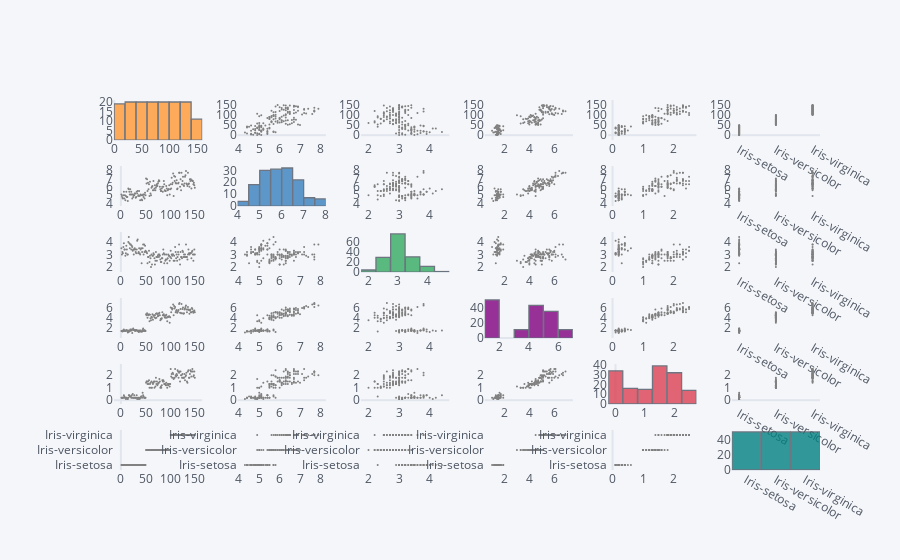

This figure's notebook cell:
### Code cell
df.scatter_matrix()

### Figure 1 — Plotly figure (JSON) as saved in the notebook; plotly's stock layout.template omitted (floating-point values rounded to 4 significant figures; data arrays with more than 128 entries replaced by an {"elided": "..."} marker saying what was removed)
{"data": [{"histfunc": "count", "histnorm": "", "marker": {"color": "rgba(255, 153, 51, 1.0)", "line": {"color": "#4D5663", "width": 1.3}}, "name": "Id", "nbinsx": 10, "opacity": 0.8, "orientation": "v", "type": "histogram", "x": {"elided": "150 int values"}, "xaxis": "x", "yaxis": "y"}, {"line": {"color": "rgba(128, 128, 128, 1.0)", "dash": "solid", "shape": "linear", "width": 1.3}, "marker": {"size": 2, "symbol": "circle"}, "mode": "markers", "name": "Id", "text": "", "type": "scatter", "x": {"elided": "150 float values"}, "xaxis": "x2", "y": {"elided": "150 int values"}, "yaxis": "y2"}, {"line": {"color": "rgba(128, 128, 128, 1.0)", "dash": "solid", "shape": "linear", "width": 1.3}, "marker": {"size": 2, "symbol": "circle"}, "mode": "markers", "name": "Id", "text": "", "type": "scatter", "x": {"elided": "150 float values"}, "xaxis": "x3", "y": {"elided": "150 int values"}, "yaxis": "y3"}, {"line": {"color": "rgba(128, 128, 128, 1.0)", "dash": "solid", "shape": "linear", "width": 1.3}, "marker": {"size": 2, "symbol": "circle"}, "mode": "markers", "name": "Id", "text": "", "type": "scatter", "x": {"elided": "150 float values"}, "xaxis": "x4", "y": {"elided": "150 int values"}, "yaxis": "y4"}, {"line": {"color": "rgba(128, 128, 128, 1.0)", "dash": "solid", "shape": "linear", "width": 1.3}, "marker": {"size": 2, "symbol": "circle"}, "mode": "markers", "name": "Id", "text": "", "type": "scatter", "x": {"elided": "150 float values"}, "xaxis": "x5", "y": {"elided": "150 int values"}, "yaxis": "y5"}, {"line": {"color": "rgba(128, 128, 128, 1.0)", "dash": "solid", "shape": "linear", "width": 1.3}, "marker": {"size": 2, "symbol": "circle"}, "mode": "markers", "name": "Id", "text": "", "type": "scatter", "x": {"elided": "150 str values"}, "xaxis": "x6", "y": {"elided": "150 int values"}, "yaxis": "y6"}, {"line": {"color": "rgba(128, 128, 128, 1.0)", "dash": "solid", "shape": "linear", "width": 1.3}, "marker": {"size": 2, "symbol": "circle"}, "mode": "markers", "name": "SepalLengthCm", "text": "", "type": "scatter", "x": {"elided": "150 int values"}, "xaxis": "x7", "y": {"elided": "150 float values"}, "yaxis": "y7"}, {"histfunc": "count", "histnorm": "", "marker": {"color": "rgba(55, 128, 191, 1.0)", "line": {"color": "#4D5663", "width": 1.3}}, "name": "SepalLengthCm", "nbinsx": 10, "opacity": 0.8, "orientation": "v", "type": "histogram", "x": {"elided": "150 float values"}, "xaxis": "x8", "yaxis": "y8"}, {"line": {"color": "rgba(128, 128, 128, 1.0)", "dash": "solid", "shape": "linear", "width": 1.3}, "marker": {"size": 2, "symbol": "circle"}, "mode": "markers", "name": "SepalLengthCm", "text": "", "type": "scatter", "x": {"elided": "150 float values"}, "xaxis": "x9", "y": {"elided": "150 float values"}, "yaxis": "y9"}, {"line": {"color": "rgba(128, 128, 128, 1.0)", "dash": "solid", "shape": "linear", "width": 1.3}, "marker": {"size": 2, "symbol": "circle"}, "mode": "markers", "name": "SepalLengthCm", "text": "", "type": "scatter", "x": {"elided": "150 float values"}, "xaxis": "x10", "y": {"elided": "150 float values"}, "yaxis": "y10"}, {"line": {"color": "rgba(128, 128, 128, 1.0)", "dash": "solid", "shape": "linear", "width": 1.3}, "marker": {"size": 2, "symbol": "circle"}, "mode": "markers", "name": "SepalLengthCm", "text": "", "type": "scatter", "x": {"elided": "150 float values"}, "xaxis": "x11", "y": {"elided": "150 float values"}, "yaxis": "y11"}, {"line": {"color": "rgba(128, 128, 128, 1.0)", "dash": "solid", "shape": "linear", "width": 1.3}, "marker": {"size": 2, "symbol": "circle"}, "mode": "markers", "name": "SepalLengthCm", "text": "", "type": "scatter", "x": {"elided": "150 str values"}, "xaxis": "x12", "y": {"elided": "150 float values"}, "yaxis": "y12"}, {"line": {"color": "rgba(128, 128, 128, 1.0)", "dash": "solid", "shape": "linear", "width": 1.3}, "marker": {"size": 2, "symbol": "circle"}, "mode": "markers", "name": "SepalWidthCm", "text": "", "type": "scatter", "x": {"elided": "150 int values"}, "xaxis": "x13", "y": {"elided": "150 float values"}, "yaxis": "y13"}, {"line": {"color": "rgba(128, 128, 128, 1.0)", "dash": "solid", "shape": "linear", "width": 1.3}, "marker": {"size": 2, "symbol": "circle"}, "mode": "markers", "name": "SepalWidthCm", "text": "", "type": "scatter", "x": {"elided": "150 float values"}, "xaxis": "x14", "y": {"elided": "150 float values"}, "yaxis": "y14"}, {"histfunc": "count", "histnorm": "", "marker": {"color": "rgba(50, 171, 96, 1.0)", "line": {"color": "#4D5663", "width": 1.3}}, "name": "SepalWidthCm", "nbinsx": 10, "opacity": 0.8, "orientation": "v", "type": "histogram", "x": {"elided": "150 float values"}, "xaxis": "x15", "yaxis": "y15"}, {"line": {"color": "rgba(128, 128, 128, 1.0)", "dash": "solid", "shape": "linear", "width": 1.3}, "marker": {"size": 2, "symbol": "circle"}, "mode": "markers", "name": "SepalWidthCm", "text": "", "type": "scatter", "x": {"elided": "150 float values"}, "xaxis": "x16", "y": {"elided": "150 float values"}, "yaxis": "y16"}, {"line": {"color": "rgba(128, 128, 128, 1.0)", "dash": "solid", "shape": "linear", "width": 1.3}, "marker": {"size": 2, "symbol": "circle"}, "mode": "markers", "name": "SepalWidthCm", "text": "", "type": "scatter", "x": {"elided": "150 float values"}, "xaxis": "x17", "y": {"elided": "150 float values"}, "yaxis": "y17"}, {"line": {"color": "rgba(128, 128, 128, 1.0)", "dash": "solid", "shape": "linear", "width": 1.3}, "marker": {"size": 2, "symbol": "circle"}, "mode": "markers", "name": "SepalWidthCm", "text": "", "type": "scatter", "x": {"elided": "150 str values"}, "xaxis": "x18", "y": {"elided": "150 float values"}, "yaxis": "y18"}, {"line": {"color": "rgba(128, 128, 128, 1.0)", "dash": "solid", "shape": "linear", "width": 1.3}, "marker": {"size": 2, "symbol": "circle"}, "mode": "markers", "name": "PetalLengthCm", "text": "", "type": "scatter", "x": {"elided": "150 int values"}, "xaxis": "x19", "y": {"elided": "150 float values"}, "yaxis": "y19"}, {"line": {"color": "rgba(128, 128, 128, 1.0)", "dash": "solid", "shape": "linear", "width": 1.3}, "marker": {"size": 2, "symbol": "circle"}, "mode": "markers", "name": "PetalLengthCm", "text": "", "type": "scatter", "x": {"elided": "150 float values"}, "xaxis": "x20", "y": {"elided": "150 float values"}, "yaxis": "y20"}, {"line": {"color": "rgba(128, 128, 128, 1.0)", "dash": "solid", "shape": "linear", "width": 1.3}, "marker": {"size": 2, "symbol": "circle"}, "mode": "markers", "name": "PetalLengthCm", "text": "", "type": "scatter", "x": {"elided": "150 float values"}, "xaxis": "x21", "y": {"elided": "150 float values"}, "yaxis": "y21"}, {"histfunc": "count", "histnorm": "", "marker": {"color": "rgba(128, 0, 128, 1.0)", "line": {"color": "#4D5663", "width": 1.3}}, "name": "PetalLengthCm", "nbinsx": 10, "opacity": 0.8, "orientation": "v", "type": "histogram", "x": {"elided": "150 float values"}, "xaxis": "x22", "yaxis": "y22"}, {"line": {"color": "rgba(128, 128, 128, 1.0)", "dash": "solid", "shape": "linear", "width": 1.3}, "marker": {"size": 2, "symbol": "circle"}, "mode": "markers", "name": "PetalLengthCm", "text": "", "type": "scatter", "x": {"elided": "150 float values"}, "xaxis": "x23", "y": {"elided": "150 float values"}, "yaxis": "y23"}, {"line": {"color": "rgba(128, 128, 128, 1.0)", "dash": "solid", "shape": "linear", "width": 1.3}, "marker": {"size": 2, "symbol": "circle"}, "mode": "markers", "name": "PetalLengthCm", "text": "", "type": "scatter", "x": {"elided": "150 str values"}, "xaxis": "x24", "y": {"elided": "150 float values"}, "yaxis": "y24"}, {"line": {"color": "rgba(128, 128, 128, 1.0)", "dash": "solid", "shape": "linear", "width": 1.3}, "marker": {"size": 2, "symbol": "circle"}, "mode": "markers", "name": "PetalWidthCm", "text": "", "type": "scatter", "x": {"elided": "150 int values"}, "xaxis": "x25", "y": {"elided": "150 float values"}, "yaxis": "y25"}, {"line": {"color": "rgba(128, 128, 128, 1.0)", "dash": "solid", "shape": "linear", "width": 1.3}, "marker": {"size": 2, "symbol": "circle"}, "mode": "markers", "name": "PetalWidthCm", "text": "", "type": "scatter", "x": {"elided": "150 float values"}, "xaxis": "x26", "y": {"elided": "150 float values"}, "yaxis": "y26"}, {"line": {"color": "rgba(128, 128, 128, 1.0)", "dash": "solid", "shape": "linear", "width": 1.3}, "marker": {"size": 2, "symbol": "circle"}, "mode": "markers", "name": "PetalWidthCm", "text": "", "type": "scatter", "x": {"elided": "150 float values"}, "xaxis": "x27", "y": {"elided": "150 float values"}, "yaxis": "y27"}, {"line": {"color": "rgba(128, 128, 128, 1.0)", "dash": "solid", "shape": "linear", "width": 1.3}, "marker": {"size": 2, "symbol": "circle"}, "mode": "markers", "name": "PetalWidthCm", "text": "", "type": "scatter", "x": {"elided": "150 float values"}, "xaxis": "x28", "y": {"elided": "150 float values"}, "yaxis": "y28"}, {"histfunc": "count", "histnorm": "", "marker": {"color": "rgba(219, 64, 82, 1.0)", "line": {"color": "#4D5663", "width": 1.3}}, "name": "PetalWidthCm", "nbinsx": 10, "opacity": 0.8, "orientation": "v", "type": "histogram", "x": {"elided": "150 float values"}, "xaxis": "x29", "yaxis": "y29"}, {"line": {"color": "rgba(128, 128, 128, 1.0)", "dash": "solid", "shape": "linear", "width": 1.3}, "marker": {"size": 2, "symbol": "circle"}, "mode": "markers", "name": "PetalWidthCm", "text": "", "type": "scatter", "x": {"elided": "150 str values"}, "xaxis": "x30", "y": {"elided": "150 float values"}, "yaxis": "y30"}, {"line": {"color": "rgba(128, 128, 128, 1.0)", "dash": "solid", "shape": "linear", "width": 1.3}, "marker": {"size": 2, "symbol": "circle"}, "mode": "markers", "name": "Species", "text": "", "type": "scatter", "x": {"elided": "150 int values"}, "xaxis": "x31", "y": {"elided": "150 str values"}, "yaxis": "y31"}, {"line": {"color": "rgba(128, 128, 128, 1.0)", "dash": "solid", "shape": "linear", "width": 1.3}, "marker": {"size": 2, "symbol": "circle"}, "mode": "markers", "name": "Species", "text": "", "type": "scatter", "x": {"elided": "150 float values"}, "xaxis": "x32", "y": {"elided": "150 str values"}, "yaxis": "y32"}, {"line": {"color": "rgba(128, 128, 128, 1.0)", "dash": "solid", "shape": "linear", "width": 1.3}, "marker": {"size": 2, "symbol": "circle"}, "mode": "markers", "name": "Species", "text": "", "type": "scatter", "x": {"elided": "150 float values"}, "xaxis": "x33", "y": {"elided": "150 str values"}, "yaxis": "y33"}, {"line": {"color": "rgba(128, 128, 128, 1.0)", "dash": "solid", "shape": "linear", "width": 1.3}, "marker": {"size": 2, "symbol": "circle"}, "mode": "markers", "name": "Species", "text": "", "type": "scatter", "x": {"elided": "150 float values"}, "xaxis": "x34", "y": {"elided": "150 str values"}, "yaxis": "y34"}, {"line": {"color": "rgba(128, 128, 128, 1.0)", "dash": "solid", "shape": "linear", "width": 1.3}, "marker": {"size": 2, "symbol": "circle"}, "mode": "markers", "name": "Species", "text": "", "type": "scatter", "x": {"elided": "150 float values"}, "xaxis": "x35", "y": {"elided": "150 str values"}, "yaxis": "y35"}, {"histfunc": "count", "histnorm": "", "marker": {"color": "rgba(0, 128, 128, 1.0)", "line": {"color": "#4D5663", "width": 1.3}}, "name": "Species", "nbinsx": 10, "opacity": 0.8, "orientation": "v", "type": "histogram", "x": {"elided": "150 str values"}, "xaxis": "x36", "yaxis": "y36"}], "layout": {"bargap": 0.02, "legend": {"bgcolor": "#F5F6F9", "font": {"color": "#4D5663"}}, "paper_bgcolor": "#F5F6F9", "plot_bgcolor": "#F5F6F9", "showlegend": false, "title": {"font": {"color": "#4D5663"}}, "xaxis": {"anchor": "y", "domain": [0, 0.125], "gridcolor": "#E1E5ED", "showgrid": false, "tickfont": {"color": "#4D5663"}, "title": {"font": {"color": "#4D5663"}, "text": ""}, "zerolinecolor": "#E1E5ED"}, "xaxis10": {"anchor": "y10", "domain": [0.525, 0.65], "gridcolor": "#E1E5ED", "showgrid": false, "tickfont": {"color": "#4D5663"}, "title": {"font": {"color": "#4D5663"}, "text": ""}, "zerolinecolor": "#E1E5ED"}, "xaxis11": {"anchor": "y11", "domain": [0.7, 0.825], "gridcolor": "#E1E5ED", "showgrid": false, "tickfont": {"color": "#4D5663"}, "title": {"font": {"color": "#4D5663"}, "text": ""}, "zerolinecolor": "#E1E5ED"}, "xaxis12": {"anchor": "y12", "domain": [0.875, 1], "gridcolor": "#E1E5ED", "showgrid": false, "tickfont": {"color": "#4D5663"}, "title": {"font": {"color": "#4D5663"}, "text": ""}, "zerolinecolor": "#E1E5ED"}, "xaxis13": {"anchor": "y13", "domain": [0, 0.125], "gridcolor": "#E1E5ED", "showgrid": false, "tickfont": {"color": "#4D5663"}, "title": {"font": {"color": "#4D5663"}, "text": ""}, "zerolinecolor": "#E1E5ED"}, "xaxis14": {"anchor": "y14", "domain": [0.175, 0.3], "gridcolor": "#E1E5ED", "showgrid": false, "tickfont": {"color": "#4D5663"}, "title": {"font": {"color": "#4D5663"}, "text": ""}, "zerolinecolor": "#E1E5ED"}, "xaxis15": {"anchor": "y15", "domain": [0.35, 0.475], "gridcolor": "#E1E5ED", "showgrid": false, "tickfont": {"color": "#4D5663"}, "title": {"font": {"color": "#4D5663"}, "text": ""}, "zerolinecolor": "#E1E5ED"}, "xaxis16": {"anchor": "y16", "domain": [0.525, 0.65], "gridcolor": "#E1E5ED", "showgrid": false, "tickfont": {"color": "#4D5663"}, "title": {"font": {"color": "#4D5663"}, "text": ""}, "zerolinecolor": "#E1E5ED"}, "xaxis17": {"anchor": "y17", "domain": [0.7, 0.825], "gridcolor": "#E1E5ED", "showgrid": false, "tickfont": {"color": "#4D5663"}, "title": {"font": {"color": "#4D5663"}, "text": ""}, "zerolinecolor": "#E1E5ED"}, "xaxis18": {"anchor": "y18", "domain": [0.875, 1], "gridcolor": "#E1E5ED", "showgrid": false, "tickfont": {"color": "#4D5663"}, "title": {"font": {"color": "#4D5663"}, "text": ""}, "zerolinecolor": "#E1E5ED"}, "xaxis19": {"anchor": "y19", "domain": [0, 0.125], "gridcolor": "#E1E5ED", "showgrid": false, "tickfont": {"color": "#4D5663"}, "title": {"font": {"color": "#4D5663"}, "text": ""}, "zerolinecolor": "#E1E5ED"}, "xaxis2": {"anchor": "y2", "domain": [0.175, 0.3], "gridcolor": "#E1E5ED", "showgrid": false, "tickfont": {"color": "#4D5663"}, "title": {"font": {"color": "#4D5663"}, "text": ""}, "zerolinecolor": "#E1E5ED"}, "xaxis20": {"anchor": "y20", "domain": [0.175, 0.3], "gridcolor": "#E1E5ED", "showgrid": false, "tickfont": {"color": "#4D5663"}, "title": {"font": {"color": "#4D5663"}, "text": ""}, "zerolinecolor": "#E1E5ED"}, "xaxis21": {"anchor": "y21", "domain": [0.35, 0.475], "gridcolor": "#E1E5ED", "showgrid": false, "tickfont": {"color": "#4D5663"}, "title": {"font": {"color": "#4D5663"}, "text": ""}, "zerolinecolor": "#E1E5ED"}, "xaxis22": {"anchor": "y22", "domain": [0.525, 0.65], "gridcolor": "#E1E5ED", "showgrid": false, "tickfont": {"color": "#4D5663"}, "title": {"font": {"color": "#4D5663"}, "text": ""}, "zerolinecolor": "#E1E5ED"}, "xaxis23": {"anchor": "y23", "domain": [0.7, 0.825], "gridcolor": "#E1E5ED", "showgrid": false, "tickfont": {"color": "#4D5663"}, "title": {"font": {"color": "#4D5663"}, "text": ""}, "zerolinecolor": "#E1E5ED"}, "xaxis24": {"anchor": "y24", "domain": [0.875, 1], "gridcolor": "#E1E5ED", "showgrid": false, "tickfont": {"color": "#4D5663"}, "title": {"font": {"color": "#4D5663"}, "text": ""}, "zerolinecolor": "#E1E5ED"}, "xaxis25": {"anchor": "y25", "domain": [0, 0.125], "gridcolor": "#E1E5ED", "showgrid": false, "tickfont": {"color": "#4D5663"}, "title": {"font": {"color": "#4D5663"}, "text": ""}, "zerolinecolor": "#E1E5ED"}, "xaxis26": {"anchor": "y26", "domain": [0.175, 0.3], "gridcolor": "#E1E5ED", "showgrid": false, "tickfont": {"color": "#4D5663"}, "title": {"font": {"color": "#4D5663"}, "text": ""}, "zerolinecolor": "#E1E5ED"}, "xaxis27": {"anchor": "y27", "domain": [0.35, 0.475], "gridcolor": "#E1E5ED", "showgrid": false, "tickfont": {"color": "#4D5663"}, "title": {"font": {"color": "#4D5663"}, "text": ""}, "zerolinecolor": "#E1E5ED"}, "xaxis28": {"anchor": "y28", "domain": [0.525, 0.65], "gridcolor": "#E1E5ED", "showgrid": false, "tickfont": {"color": "#4D5663"}, "title": {"font": {"color": "#4D5663"}, "text": ""}, "zerolinecolor": "#E1E5ED"}, "xaxis29": {"anchor": "y29", "domain": [0.7, 0.825], "gridcolor": "#E1E5ED", "showgrid": false, "tickfont": {"color": "#4D5663"}, "title": {"font": {"color": "#4D5663"}, "text": ""}, "zerolinecolor": "#E1E5ED"}, "xaxis3": {"anchor": "y3", "domain": [0.35, 0.475], "gridcolor": "#E1E5ED", "showgrid": false, "tickfont": {"color": "#4D5663"}, "title": {"font": {"color": "#4D5663"}, "text": ""}, "zerolinecolor": "#E1E5ED"}, "xaxis30": {"anchor": "y30", "domain": [0.875, 1], "gridcolor": "#E1E5ED", "showgrid": false, "tickfont": {"color": "#4D5663"}, "title": {"font": {"color": "#4D5663"}, "text": ""}, "zerolinecolor": "#E1E5ED"}, "xaxis31": {"anchor": "y31", "domain": [0, 0.125], "gridcolor": "#E1E5ED", "showgrid": false, "tickfont": {"color": "#4D5663"}, "title": {"font": {"color": "#4D5663"}, "text": ""}, "zerolinecolor": "#E1E5ED"}, "xaxis32": {"anchor": "y32", "domain": [0.175, 0.3], "gridcolor": "#E1E5ED", "showgrid": false, "tickfont": {"color": "#4D5663"}, "title": {"font": {"color": "#4D5663"}, "text": ""}, "zerolinecolor": "#E1E5ED"}, "xaxis33": {"anchor": "y33", "domain": [0.35, 0.475], "gridcolor": "#E1E5ED", "showgrid": false, "tickfont": {"color": "#4D5663"}, "title": {"font": {"color": "#4D5663"}, "text": ""}, "zerolinecolor": "#E1E5ED"}, "xaxis34": {"anchor": "y34", "domain": [0.525, 0.65], "gridcolor": "#E1E5ED", "showgrid": false, "tickfont": {"color": "#4D5663"}, "title": {"font": {"color": "#4D5663"}, "text": ""}, "zerolinecolor": "#E1E5ED"}, "xaxis35": {"anchor": "y35", "domain": [0.7, 0.825], "gridcolor": "#E1E5ED", "showgrid": false, "tickfont": {"color": "#4D5663"}, "title": {"font": {"color": "#4D5663"}, "text": ""}, "zerolinecolor": "#E1E5ED"}, "xaxis36": {"anchor": "y36", "domain": [0.875, 1], "gridcolor": "#E1E5ED", "showgrid": false, "tickfont": {"color": "#4D5663"}, "title": {"font": {"color": "#4D5663"}, "text": ""}, "zerolinecolor": "#E1E5ED"}, "xaxis4": {"anchor": "y4", "domain": [0.525, 0.65], "gridcolor": "#E1E5ED", "showgrid": false, "tickfont": {"color": "#4D5663"}, "title": {"font": {"color": "#4D5663"}, "text": ""}, "zerolinecolor": "#E1E5ED"}, "xaxis5": {"anchor": "y5", "domain": [0.7, 0.825], "gridcolor": "#E1E5ED", "showgrid": false, "tickfont": {"color": "#4D5663"}, "title": {"font": {"color": "#4D5663"}, "text": ""}, "zerolinecolor": "#E1E5ED"}, "xaxis6": {"anchor": "y6", "domain": [0.875, 1], "gridcolor": "#E1E5ED", "showgrid": false, "tickfont": {"color": "#4D5663"}, "title": {"font": {"color": "#4D5663"}, "text": ""}, "zerolinecolor": "#E1E5ED"}, "xaxis7": {"anchor": "y7", "domain": [0, 0.125], "gridcolor": "#E1E5ED", "showgrid": false, "tickfont": {"color": "#4D5663"}, "title": {"font": {"color": "#4D5663"}, "text": ""}, "zerolinecolor": "#E1E5ED"}, "xaxis8": {"anchor": "y8", "domain": [0.175, 0.3], "gridcolor": "#E1E5ED", "showgrid": false, "tickfont": {"color": "#4D5663"}, "title": {"font": {"color": "#4D5663"}, "text": ""}, "zerolinecolor": "#E1E5ED"}, "xaxis9": {"anchor": "y9", "domain": [0.35, 0.475], "gridcolor": "#E1E5ED", "showgrid": false, "tickfont": {"color": "#4D5663"}, "title": {"font": {"color": "#4D5663"}, "text": ""}, "zerolinecolor": "#E1E5ED"}, "yaxis": {"anchor": "x", "domain": [0.8917, 1.0], "gridcolor": "#E1E5ED", "showgrid": false, "tickfont": {"color": "#4D5663"}, "title": {"font": {"color": "#4D5663"}, "text": ""}, "zerolinecolor": "#E1E5ED"}, "yaxis10": {"anchor": "x10", "domain": [0.7133, 0.8217], "gridcolor": "#E1E5ED", "showgrid": false, "tickfont": {"color": "#4D5663"}, "title": {"font": {"color": "#4D5663"}, "text": ""}, "zerolinecolor": "#E1E5ED"}, "yaxis11": {"anchor": "x11", "domain": [0.7133, 0.8217], "gridcolor": "#E1E5ED", "showgrid": false, "tickfont": {"color": "#4D5663"}, "title": {"font": {"color": "#4D5663"}, "text": ""}, "zerolinecolor": "#E1E5ED"}, "yaxis12": {"anchor": "x12", "domain": [0.7133, 0.8217], "gridcolor": "#E1E5ED", "showgrid": false, "tickfont": {"color": "#4D5663"}, "title": {"font": {"color": "#4D5663"}, "text": ""}, "zerolinecolor": "#E1E5ED"}, "yaxis13": {"anchor": "x13", "domain": [0.535, 0.6433], "gridcolor": "#E1E5ED", "showgrid": false, "tickfont": {"color": "#4D5663"}, "title": {"font": {"color": "#4D5663"}, "text": ""}, "zerolinecolor": "#E1E5ED"}, "yaxis14": {"anchor": "x14", "domain": [0.535, 0.6433], "gridcolor": "#E1E5ED", "showgrid": false, "tickfont": {"color": "#4D5663"}, "title": {"font": {"color": "#4D5663"}, "text": ""}, "zerolinecolor": "#E1E5ED"}, "yaxis15": {"anchor": "x15", "domain": [0.535, 0.6433], "gridcolor": "#E1E5ED", "showgrid": false, "tickfont": {"color": "#4D5663"}, "title": {"font": {"color": "#4D5663"}, "text": ""}, "zerolinecolor": "#E1E5ED"}, "yaxis16": {"anchor": "x16", "domain": [0.535, 0.6433], "gridcolor": "#E1E5ED", "showgrid": false, "tickfont": {"color": "#4D5663"}, "title": {"font": {"color": "#4D5663"}, "text": ""}, "zerolinecolor": "#E1E5ED"}, "yaxis17": {"anchor": "x17", "domain": [0.535, 0.6433], "gridcolor": "#E1E5ED", "showgrid": false, "tickfont": {"color": "#4D5663"}, "title": {"font": {"color": "#4D5663"}, "text": ""}, "zerolinecolor": "#E1E5ED"}, "yaxis18": {"anchor": "x18", "domain": [0.535, 0.6433], "gridcolor": "#E1E5ED", "showgrid": false, "tickfont": {"color": "#4D5663"}, "title": {"font": {"color": "#4D5663"}, "text": ""}, "zerolinecolor": "#E1E5ED"}, "yaxis19": {"anchor": "x19", "domain": [0.3567, 0.465], "gridcolor": "#E1E5ED", "showgrid": false, "tickfont": {"color": "#4D5663"}, "title": {"font": {"color": "#4D5663"}, "text": ""}, "zerolinecolor": "#E1E5ED"}, "yaxis2": {"anchor": "x2", "domain": [0.8917, 1.0], "gridcolor": "#E1E5ED", "showgrid": false, "tickfont": {"color": "#4D5663"}, "title": {"font": {"color": "#4D5663"}, "text": ""}, "zerolinecolor": "#E1E5ED"}, "yaxis20": {"anchor": "x20", "domain": [0.3567, 0.465], "gridcolor": "#E1E5ED", "showgrid": false, "tickfont": {"color": "#4D5663"}, "title": {"font": {"color": "#4D5663"}, "text": ""}, "zerolinecolor": "#E1E5ED"}, "yaxis21": {"anchor": "x21", "domain": [0.3567, 0.465], "gridcolor": "#E1E5ED", "showgrid": false, "tickfont": {"color": "#4D5663"}, "title": {"font": {"color": "#4D5663"}, "text": ""}, "zerolinecolor": "#E1E5ED"}, "yaxis22": {"anchor": "x22", "domain": [0.3567, 0.465], "gridcolor": "#E1E5ED", "showgrid": false, "tickfont": {"color": "#4D5663"}, "title": {"font": {"color": "#4D5663"}, "text": ""}, "zerolinecolor": "#E1E5ED"}, "yaxis23": {"anchor": "x23", "domain": [0.3567, 0.465], "gridcolor": "#E1E5ED", "showgrid": false, "tickfont": {"color": "#4D5663"}, "title": {"font": {"color": "#4D5663"}, "text": ""}, "zerolinecolor": "#E1E5ED"}, "yaxis24": {"anchor": "x24", "domain": [0.3567, 0.465], "gridcolor": "#E1E5ED", "showgrid": false, "tickfont": {"color": "#4D5663"}, "title": {"font": {"color": "#4D5663"}, "text": ""}, "zerolinecolor": "#E1E5ED"}, "yaxis25": {"anchor": "x25", "domain": [0.1783, 0.2867], "gridcolor": "#E1E5ED", "showgrid": false, "tickfont": {"color": "#4D5663"}, "title": {"font": {"color": "#4D5663"}, "text": ""}, "zerolinecolor": "#E1E5ED"}, "yaxis26": {"anchor": "x26", "domain": [0.1783, 0.2867], "gridcolor": "#E1E5ED", "showgrid": false, "tickfont": {"color": "#4D5663"}, "title": {"font": {"color": "#4D5663"}, "text": ""}, "zerolinecolor": "#E1E5ED"}, "yaxis27": {"anchor": "x27", "domain": [0.1783, 0.2867], "gridcolor": "#E1E5ED", "showgrid": false, "tickfont": {"color": "#4D5663"}, "title": {"font": {"color": "#4D5663"}, "text": ""}, "zerolinecolor": "#E1E5ED"}, "yaxis28": {"anchor": "x28", "domain": [0.1783, 0.2867], "gridcolor": "#E1E5ED", "showgrid": false, "tickfont": {"color": "#4D5663"}, "title": {"font": {"color": "#4D5663"}, "text": ""}, "zerolinecolor": "#E1E5ED"}, "yaxis29": {"anchor": "x29", "domain": [0.1783, 0.2867], "gridcolor": "#E1E5ED", "showgrid": false, "tickfont": {"color": "#4D5663"}, "title": {"font": {"color": "#4D5663"}, "text": ""}, "zerolinecolor": "#E1E5ED"}, "yaxis3": {"anchor": "x3", "domain": [0.8917, 1.0], "gridcolor": "#E1E5ED", "showgrid": false, "tickfont": {"color": "#4D5663"}, "title": {"font": {"color": "#4D5663"}, "text": ""}, "zerolinecolor": "#E1E5ED"}, "yaxis30": {"anchor": "x30", "domain": [0.1783, 0.2867], "gridcolor": "#E1E5ED", "showgrid": false, "tickfont": {"color": "#4D5663"}, "title": {"font": {"color": "#4D5663"}, "text": ""}, "zerolinecolor": "#E1E5ED"}, "yaxis31": {"anchor": "x31", "domain": [0, 0.1083], "gridcolor": "#E1E5ED", "showgrid": false, "tickfont": {"color": "#4D5663"}, "title": {"font": {"color": "#4D5663"}, "text": ""}, "zerolinecolor": "#E1E5ED"}, "yaxis32": {"anchor": "x32", "domain": [0, 0.1083], "gridcolor": "#E1E5ED", "showgrid": false, "tickfont": {"color": "#4D5663"}, "title": {"font": {"color": "#4D5663"}, "text": ""}, "zerolinecolor": "#E1E5ED"}, "yaxis33": {"anchor": "x33", "domain": [0, 0.1083], "gridcolor": "#E1E5ED", "showgrid": false, "tickfont": {"color": "#4D5663"}, "title": {"font": {"color": "#4D5663"}, "text": ""}, "zerolinecolor": "#E1E5ED"}, "yaxis34": {"anchor": "x34", "domain": [0, 0.1083], "gridcolor": "#E1E5ED", "showgrid": false, "tickfont": {"color": "#4D5663"}, "title": {"font": {"color": "#4D5663"}, "text": ""}, "zerolinecolor": "#E1E5ED"}, "yaxis35": {"anchor": "x35", "domain": [0, 0.1083], "gridcolor": "#E1E5ED", "showgrid": false, "tickfont": {"color": "#4D5663"}, "title": {"font": {"color": "#4D5663"}, "text": ""}, "zerolinecolor": "#E1E5ED"}, "yaxis36": {"anchor": "x36", "domain": [0, 0.1083], "gridcolor": "#E1E5ED", "showgrid": false, "tickfont": {"color": "#4D5663"}, "title": {"font": {"color": "#4D5663"}, "text": ""}, "zerolinecolor": "#E1E5ED"}, "yaxis4": {"anchor": "x4", "domain": [0.8917, 1.0], "gridcolor": "#E1E5ED", "showgrid": false, "tickfont": {"color": "#4D5663"}, "title": {"font": {"color": "#4D5663"}, "text": ""}, "zerolinecolor": "#E1E5ED"}, "yaxis5": {"anchor": "x5", "domain": [0.8917, 1.0], "gridcolor": "#E1E5ED", "showgrid": false, "tickfont": {"color": "#4D5663"}, "title": {"font": {"color": "#4D5663"}, "text": ""}, "zerolinecolor": "#E1E5ED"}, "yaxis6": {"anchor": "x6", "domain": [0.8917, 1.0], "gridcolor": "#E1E5ED", "showgrid": false, "tickfont": {"color": "#4D5663"}, "title": {"font": {"color": "#4D5663"}, "text": ""}, "zerolinecolor": "#E1E5ED"}, "yaxis7": {"anchor": "x7", "domain": [0.7133, 0.8217], "gridcolor": "#E1E5ED", "showgrid": false, "tickfont": {"color": "#4D5663"}, "title": {"font": {"color": "#4D5663"}, "text": ""}, "zerolinecolor": "#E1E5ED"}, "yaxis8": {"anchor": "x8", "domain": [0.7133, 0.8217], "gridcolor": "#E1E5ED", "showgrid": false, "tickfont": {"color": "#4D5663"}, "title": {"font": {"color": "#4D5663"}, "text": ""}, "zerolinecolor": "#E1E5ED"}, "yaxis9": {"anchor": "x9", "domain": [0.7133, 0.8217], "gridcolor": "#E1E5ED", "showgrid": false, "tickfont": {"color": "#4D5663"}, "title": {"font": {"color": "#4D5663"}, "text": ""}, "zerolinecolor": "#E1E5ED"}}}
